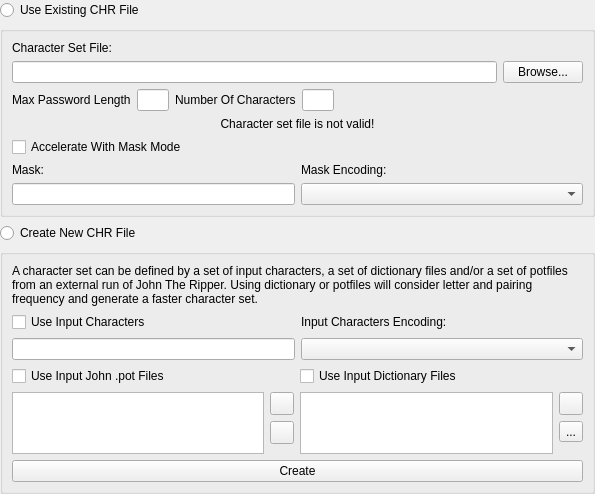
<?xml version="1.0" encoding="UTF-8"?>
<ui version="4.0">
 <class>CharsetEditor</class>
 <widget class="QWidget" name="CharsetEditor">
  <property name="geometry">
   <rect>
    <x>0</x>
    <y>0</y>
    <width>595</width>
    <height>494</height>
   </rect>
  </property>
  <property name="windowTitle">
   <string>Character Set Editor</string>
  </property>
  <layout class="QVBoxLayout" name="verticalLayout">
   <property name="leftMargin">
    <number>0</number>
   </property>
   <property name="topMargin">
    <number>0</number>
   </property>
   <property name="rightMargin">
    <number>0</number>
   </property>
   <property name="bottomMargin">
    <number>0</number>
   </property>
   <item>
    <widget class="QRadioButton" name="useExistingRadio">
     <property name="text">
      <string>Use Existing CHR File</string>
     </property>
    </widget>
   </item>
   <item>
    <widget class="QGroupBox" name="useExistingGroup">
     <property name="title">
      <string/>
     </property>
     <layout class="QVBoxLayout" name="verticalLayout_5">
      <item>
       <widget class="QLabel" name="label_2">
        <property name="sizePolicy">
         <sizepolicy hsizetype="Fixed" vsizetype="Fixed">
          <horstretch>0</horstretch>
          <verstretch>0</verstretch>
         </sizepolicy>
        </property>
        <property name="text">
         <string>Character Set File:</string>
        </property>
       </widget>
      </item>
      <item>
       <layout class="QHBoxLayout" name="horizontalLayout_2">
        <item>
         <widget class="QLineEdit" name="chrFileEdit"/>
        </item>
        <item>
         <widget class="QPushButton" name="chrFileBrowse">
          <property name="text">
           <string>Browse...</string>
          </property>
         </widget>
        </item>
       </layout>
      </item>
      <item>
       <layout class="QHBoxLayout" name="horizontalLayout">
        <item>
         <widget class="QLabel" name="maxPassLenLabel">
          <property name="sizePolicy">
           <sizepolicy hsizetype="Preferred" vsizetype="Fixed">
            <horstretch>0</horstretch>
            <verstretch>0</verstretch>
           </sizepolicy>
          </property>
          <property name="text">
           <string>Max Password Length</string>
          </property>
         </widget>
        </item>
        <item>
         <widget class="QLineEdit" name="maxPassLenEdit">
          <property name="sizePolicy">
           <sizepolicy hsizetype="Fixed" vsizetype="Fixed">
            <horstretch>0</horstretch>
            <verstretch>0</verstretch>
           </sizepolicy>
          </property>
          <property name="minimumSize">
           <size>
            <width>32</width>
            <height>0</height>
           </size>
          </property>
          <property name="maximumSize">
           <size>
            <width>32</width>
            <height>16777215</height>
           </size>
          </property>
          <property name="readOnly">
           <bool>true</bool>
          </property>
         </widget>
        </item>
        <item>
         <widget class="QLabel" name="numCharsLabel">
          <property name="sizePolicy">
           <sizepolicy hsizetype="Preferred" vsizetype="Fixed">
            <horstretch>0</horstretch>
            <verstretch>0</verstretch>
           </sizepolicy>
          </property>
          <property name="text">
           <string>Number Of Characters</string>
          </property>
         </widget>
        </item>
        <item>
         <widget class="QLineEdit" name="numCharsEdit">
          <property name="sizePolicy">
           <sizepolicy hsizetype="Fixed" vsizetype="Fixed">
            <horstretch>0</horstretch>
            <verstretch>0</verstretch>
           </sizepolicy>
          </property>
          <property name="minimumSize">
           <size>
            <width>32</width>
            <height>0</height>
           </size>
          </property>
          <property name="maximumSize">
           <size>
            <width>32</width>
            <height>16777215</height>
           </size>
          </property>
          <property name="readOnly">
           <bool>true</bool>
          </property>
         </widget>
        </item>
        <item>
         <spacer name="horizontalSpacer">
          <property name="orientation">
           <enum>Qt::Horizontal</enum>
          </property>
          <property name="sizeHint" stdset="0">
           <size>
            <width>40</width>
            <height>20</height>
           </size>
          </property>
         </spacer>
        </item>
       </layout>
      </item>
      <item>
       <widget class="QLabel" name="invalidCharsetLabel">
        <property name="text">
         <string>Character set file is not valid!</string>
        </property>
        <property name="alignment">
         <set>Qt::AlignCenter</set>
        </property>
       </widget>
      </item>
      <item>
       <widget class="QCheckBox" name="maskModeCheckBox">
        <property name="text">
         <string>Accelerate With Mask Mode</string>
        </property>
       </widget>
      </item>
      <item>
       <layout class="QGridLayout" name="gridLayout">
        <item row="0" column="0">
         <widget class="QLabel" name="label">
          <property name="text">
           <string>Mask:</string>
          </property>
         </widget>
        </item>
        <item row="0" column="1">
         <widget class="QLabel" name="label_3">
          <property name="text">
           <string>Mask Encoding:</string>
          </property>
         </widget>
        </item>
        <item row="1" column="0">
         <widget class="QLineEdit" name="maskEdit"/>
        </item>
        <item row="1" column="1">
         <widget class="QComboBox" name="maskEncodingCombo">
          <property name="sizePolicy">
           <sizepolicy hsizetype="Expanding" vsizetype="Fixed">
            <horstretch>0</horstretch>
            <verstretch>0</verstretch>
           </sizepolicy>
          </property>
         </widget>
        </item>
       </layout>
      </item>
     </layout>
    </widget>
   </item>
   <item>
    <widget class="QRadioButton" name="createNewRadio">
     <property name="text">
      <string>Create New CHR File</string>
     </property>
    </widget>
   </item>
   <item>
    <widget class="QGroupBox" name="createNewGroup">
     <property name="title">
      <string/>
     </property>
     <layout class="QVBoxLayout" name="verticalLayout_2">
      <item>
       <widget class="QLabel" name="label_5">
        <property name="text">
         <string>A character set can be defined by a set of input characters, a set of dictionary files and/or a set of potfiles from an external run of John The Ripper. Using dictionary or potfiles will consider letter and pairing frequency and generate a faster character set.</string>
        </property>
        <property name="wordWrap">
         <bool>true</bool>
        </property>
       </widget>
      </item>
      <item>
       <layout class="QHBoxLayout" name="horizontalLayout_7">
        <item>
         <layout class="QVBoxLayout" name="verticalLayout_9">
          <item>
           <widget class="QCheckBox" name="useCharsCheckbox">
            <property name="text">
             <string>Use Input Characters</string>
            </property>
           </widget>
          </item>
          <item>
           <widget class="QLineEdit" name="inputCharactersEdit"/>
          </item>
         </layout>
        </item>
        <item>
         <layout class="QVBoxLayout" name="verticalLayout_10">
          <item>
           <widget class="QLabel" name="inputCharactersEncodingLabel">
            <property name="text">
             <string>Input Characters Encoding:</string>
            </property>
           </widget>
          </item>
          <item>
           <widget class="QComboBox" name="inputCharactersEncodingCombo">
            <property name="sizePolicy">
             <sizepolicy hsizetype="Expanding" vsizetype="Fixed">
              <horstretch>0</horstretch>
              <verstretch>0</verstretch>
             </sizepolicy>
            </property>
           </widget>
          </item>
         </layout>
        </item>
       </layout>
      </item>
      <item>
       <layout class="QHBoxLayout" name="horizontalLayout_6">
        <item>
         <layout class="QVBoxLayout" name="verticalLayout_8">
          <item>
           <widget class="QCheckBox" name="usePotCheckbox">
            <property name="text">
             <string>Use Input John .pot Files</string>
            </property>
           </widget>
          </item>
          <item>
           <layout class="QHBoxLayout" name="horizontalLayout_4">
            <item>
             <widget class="QListWidget" name="potList">
              <property name="sizePolicy">
               <sizepolicy hsizetype="Expanding" vsizetype="Ignored">
                <horstretch>0</horstretch>
                <verstretch>0</verstretch>
               </sizepolicy>
              </property>
             </widget>
            </item>
            <item>
             <layout class="QVBoxLayout" name="verticalLayout_4">
              <item>
               <widget class="QToolButton" name="plusButtonPot">
                <property name="text">
                 <string/>
                </property>
                <property name="icon">
                 <iconset resource="../../lc7/resources/lc7.qrc">
                  <normaloff>:/lc7/plus.png</normaloff>:/lc7/plus.png</iconset>
                </property>
               </widget>
              </item>
              <item>
               <widget class="QToolButton" name="minusButtonPot">
                <property name="text">
                 <string/>
                </property>
                <property name="icon">
                 <iconset resource="../../lc7/resources/lc7.qrc">
                  <normaloff>:/lc7/minus.png</normaloff>:/lc7/minus.png</iconset>
                </property>
               </widget>
              </item>
              <item>
               <spacer name="verticalSpacer_2">
                <property name="orientation">
                 <enum>Qt::Vertical</enum>
                </property>
                <property name="sizeType">
                 <enum>QSizePolicy::Expanding</enum>
                </property>
                <property name="sizeHint" stdset="0">
                 <size>
                  <width>0</width>
                  <height>0</height>
                 </size>
                </property>
               </spacer>
              </item>
             </layout>
            </item>
           </layout>
          </item>
         </layout>
        </item>
        <item>
         <layout class="QVBoxLayout" name="verticalLayout_6">
          <item>
           <widget class="QCheckBox" name="useDictCheckbox">
            <property name="text">
             <string>Use Input Dictionary Files</string>
            </property>
           </widget>
          </item>
          <item>
           <layout class="QHBoxLayout" name="horizontalLayout_3">
            <item>
             <widget class="QListWidget" name="dictionaryList">
              <property name="sizePolicy">
               <sizepolicy hsizetype="Expanding" vsizetype="Ignored">
                <horstretch>0</horstretch>
                <verstretch>0</verstretch>
               </sizepolicy>
              </property>
             </widget>
            </item>
            <item>
             <layout class="QVBoxLayout" name="verticalLayout_3">
              <item>
               <widget class="QToolButton" name="plusButtonDict">
                <property name="text">
                 <string/>
                </property>
                <property name="icon">
                 <iconset resource="../../lc7/resources/lc7.qrc">
                  <normaloff>:/lc7/plus.png</normaloff>:/lc7/plus.png</iconset>
                </property>
               </widget>
              </item>
              <item>
               <widget class="QToolButton" name="minusButtonDict">
                <property name="text">
                 <string>...</string>
                </property>
                <property name="icon">
                 <iconset resource="../../lc7/resources/lc7.qrc">
                  <normaloff>:/lc7/minus.png</normaloff>:/lc7/minus.png</iconset>
                </property>
               </widget>
              </item>
              <item>
               <spacer name="verticalSpacer">
                <property name="orientation">
                 <enum>Qt::Vertical</enum>
                </property>
                <property name="sizeType">
                 <enum>QSizePolicy::Expanding</enum>
                </property>
                <property name="sizeHint" stdset="0">
                 <size>
                  <width>0</width>
                  <height>0</height>
                 </size>
                </property>
               </spacer>
              </item>
             </layout>
            </item>
           </layout>
          </item>
         </layout>
        </item>
       </layout>
      </item>
      <item>
       <layout class="QHBoxLayout" name="horizontalLayout_5">
        <item>
         <widget class="QPushButton" name="createButton">
          <property name="text">
           <string>Create</string>
          </property>
         </widget>
        </item>
       </layout>
      </item>
     </layout>
    </widget>
   </item>
  </layout>
 </widget>
 <resources>
  <include location="../../lc7/resources/lc7.qrc"/>
 </resources>
 <connections/>
</ui>
